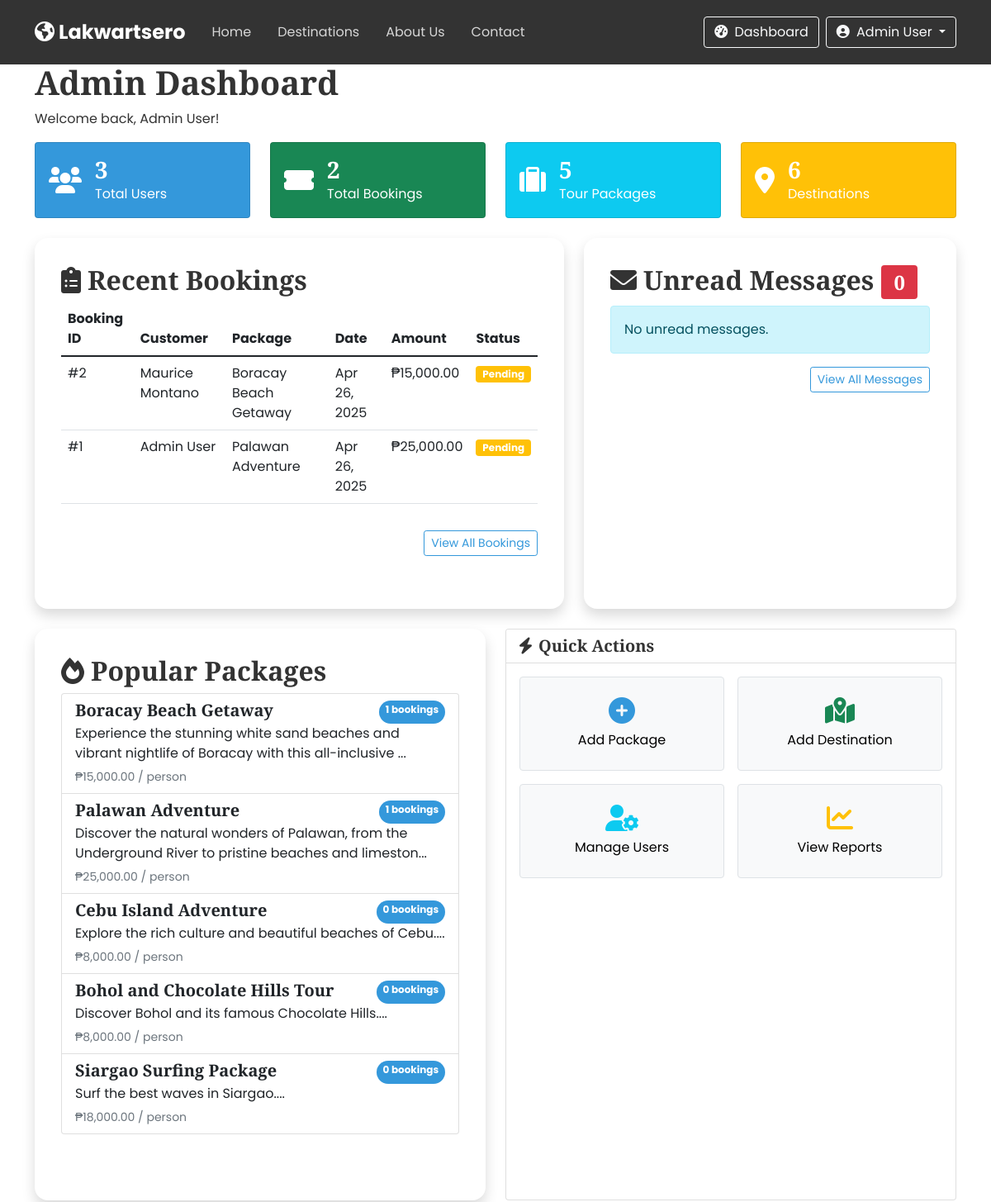
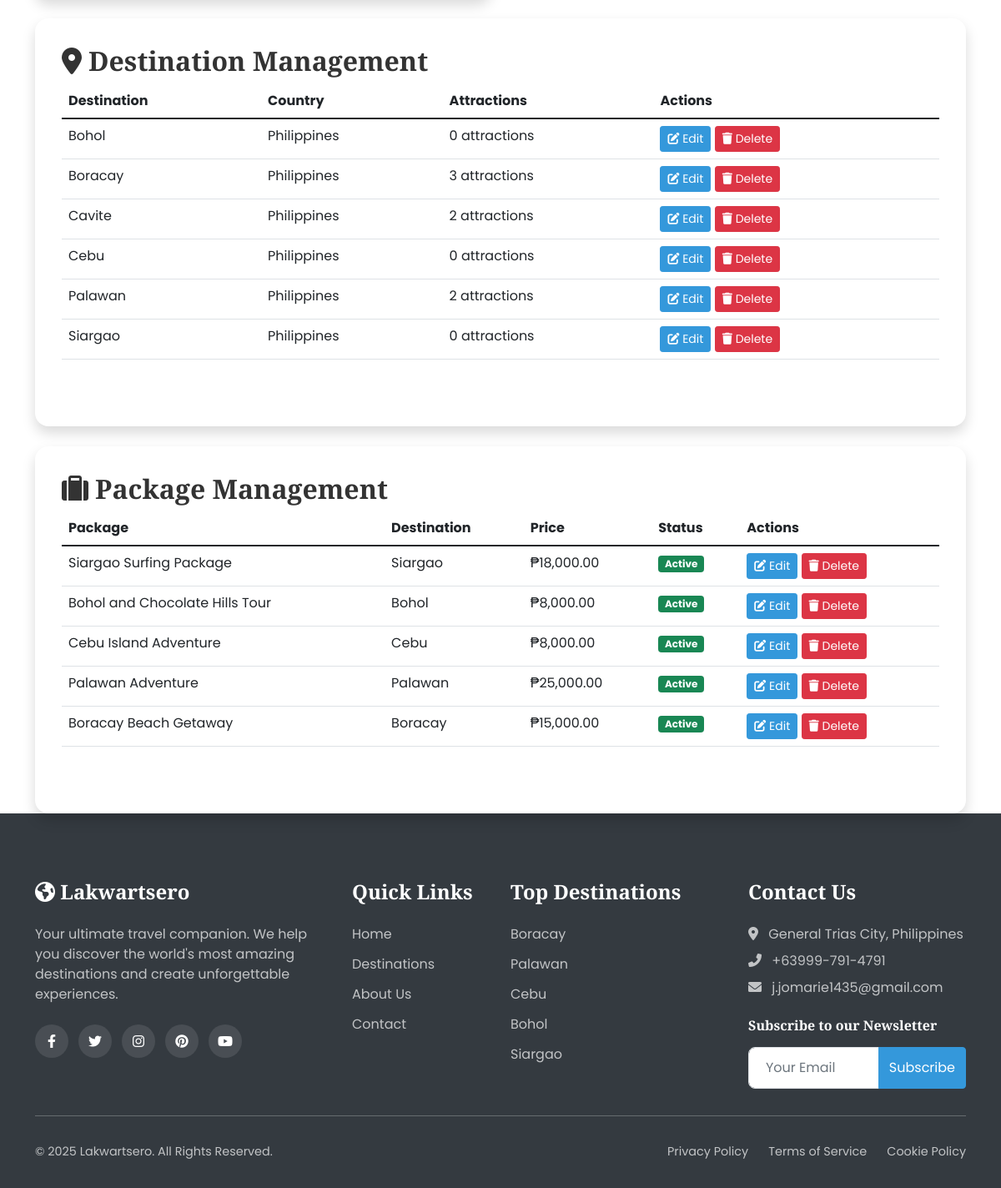
The app's page /admin-dashboard.php (signed in), older data (2 pictures, top to bottom).
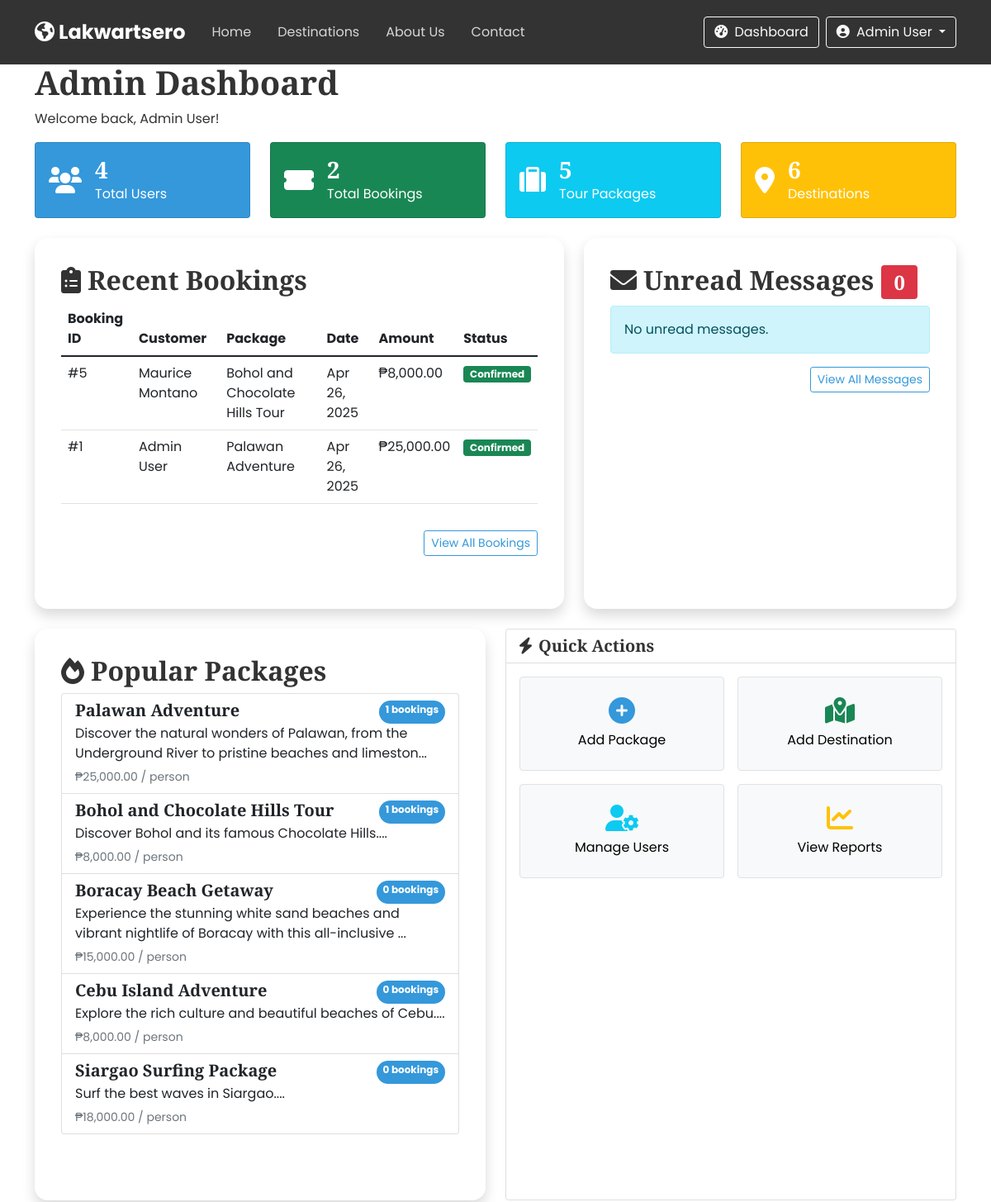
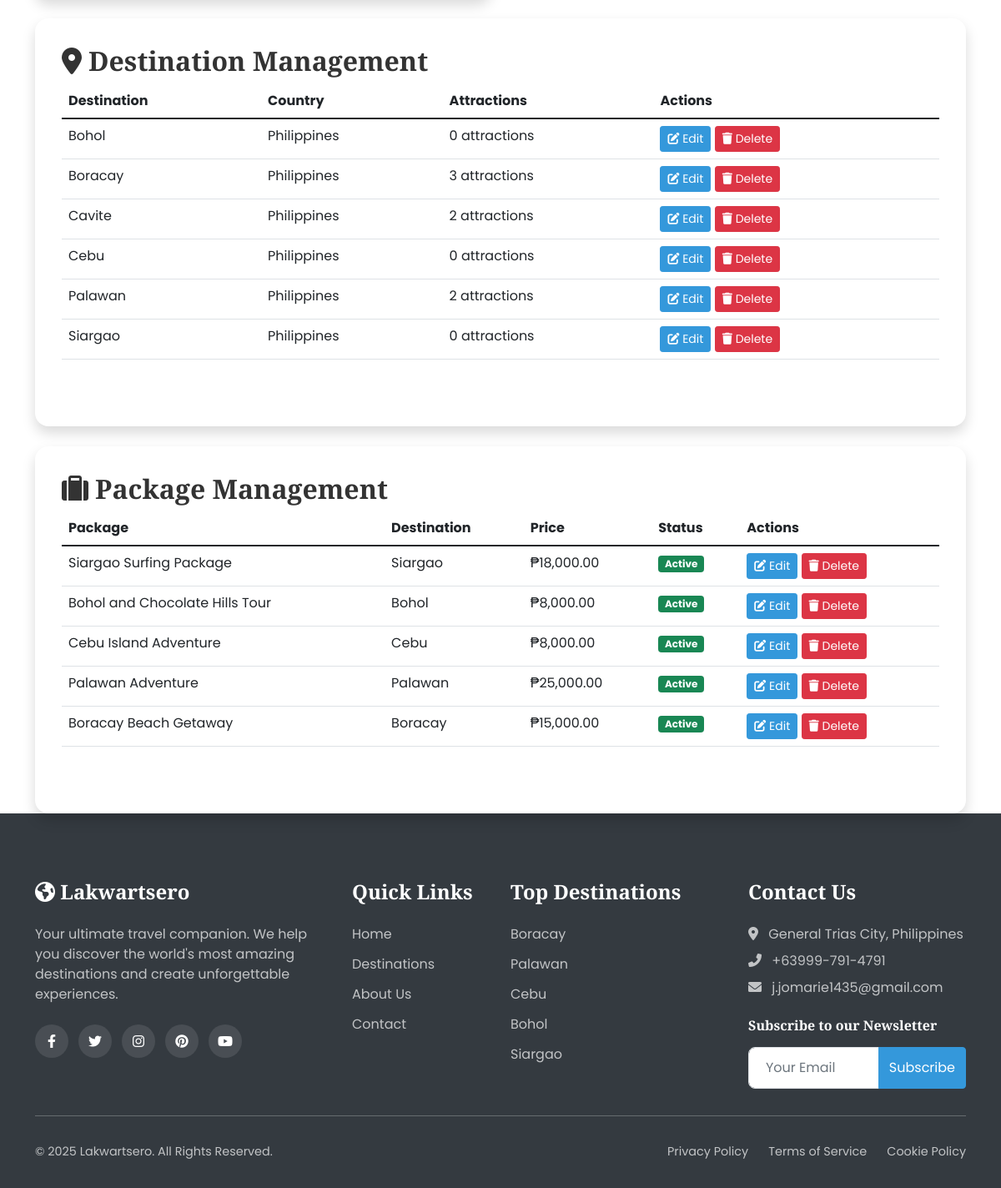
The same page, newer data (2 pictures, top to bottom).
### tables this page shows
CREATE TABLE `bookings` (
  `id` int(11) NOT NULL,
  `user_id` int(11) NOT NULL,
  `package_id` int(11) NOT NULL,
  `booking_date` date NOT NULL,
  `travel_date` date NOT NULL,
  `num_travelers` int(11) NOT NULL DEFAULT 1,
  `total_price` decimal(10,2) NOT NULL,
  `status` enum('pending','confirmed','cancelled') DEFAULT 'pending',
  `confirmation_number` varchar(20) DEFAULT NULL,
  `special_requests` text DEFAULT NULL,
  `payment_method` varchar(50) NOT NULL,
  `payment_status` enum('pending','confirmed','cancelled') DEFAULT 'pending',
  `reference_number` varchar(100) DEFAULT NULL,
  `created_at` timestamp NOT NULL DEFAULT current_timestamp(),
  `updated_at` timestamp NOT NULL DEFAULT current_timestamp() ON UPDATE current_timestamp()
);

CREATE TABLE `users` (
  `id` int(11) NOT NULL,
  `role_id` int(11) NOT NULL,
  `full_name` varchar(100) NOT NULL,
  `username` varchar(50) NOT NULL,
  `email` varchar(100) NOT NULL,
  `password` varchar(255) NOT NULL,
  `phone` varchar(20) DEFAULT NULL,
  `address` text DEFAULT NULL,
  `profile_img` varchar(255) DEFAULT 'default-user.jpg',
  `created_at` timestamp NOT NULL DEFAULT current_timestamp(),
  `updated_at` timestamp NOT NULL DEFAULT current_timestamp() ON UPDATE current_timestamp(),
  `status` enum('active','inactive','banned') DEFAULT 'active'
);

CREATE TABLE `packages` (
  `id` int(11) NOT NULL,
  `destination_id` int(11) NOT NULL,
  `title` varchar(100) NOT NULL,
  `description` text DEFAULT NULL,
  `price` decimal(10,2) NOT NULL,
  `duration` int(11) NOT NULL COMMENT 'in days',
  `max_travelers` int(11) DEFAULT 10,
  `itinerary` text DEFAULT NULL,
  `inclusions` text DEFAULT NULL,
  `exclusions` text DEFAULT NULL,
  `featured` tinyint(1) DEFAULT 0,
  `discount_percent` int(11) DEFAULT 0,
  `created_by` int(11) DEFAULT NULL,
  `image_url` varchar(255) DEFAULT NULL,
  `created_at` timestamp NOT NULL DEFAULT current_timestamp(),
  `updated_at` timestamp NOT NULL DEFAULT current_timestamp() ON UPDATE current_timestamp(),
  `status` enum('active','inactive','sold-out') DEFAULT 'active'
);

CREATE TABLE `destinations` (
  `id` int(11) NOT NULL,
  `name` varchar(100) NOT NULL,
  `country` varchar(100) DEFAULT 'Philippines',
  `region` varchar(100) NOT NULL,
  `description` text DEFAULT NULL,
  `image_url` varchar(255) DEFAULT NULL,
  `featured` tinyint(1) DEFAULT 0,
  `popular` tinyint(1) DEFAULT 0,
  `best_time_to_visit` varchar(100) DEFAULT NULL,
  `things_to_do` text DEFAULT NULL,
  `created_at` timestamp NOT NULL DEFAULT current_timestamp(),
  `updated_at` timestamp NOT NULL DEFAULT current_timestamp() ON UPDATE current_timestamp()
);

### includes/functions.php (called while the page is built, shortened)
<?php
function getAllDestinations($conn) {
    $sql = "SELECT * FROM destinations ORDER BY name";
    $result = $conn->query($sql);
    $destinations = [];
    while($row = $result->fetch_assoc()) {
        $destinations[] = $row;
    }
    return $destinations;
}
function getAllPackages($conn) {
    $sql = "SELECT p.*, d.name as destination_name, d.image_url
            FROM packages p
            JOIN destinations d ON p.destination_id = d.id
            ORDER BY p.id DESC";
    $result = $conn->query($sql);
    $packages = [];
    while($row = $result->fetch_assoc()) {
        $packages[] = $row;
    }
    return $packages;
}
function formatCurrency($amount) {
    return '₱' . number_format($amount, 2);
}
function getAttractionsByDestination($conn, $destinationId) {
    $sql = "SELECT * FROM attractions WHERE destination_id = ?";
    $stmt = $conn->prepare($sql);
    $stmt->bind_param("i", $destinationId);
    $stmt->execute();
    $result = $stmt->get_result();
    $attractions = [];
    while($row = $result->fetch_assoc()) {
        $attractions[] = $row;
    }
    return $attractions;
}
?>

### admin-dashboard.php (the view, shortened to what the rows shown need)
<?php
include 'includes/header.php';
$pendingMessages = getTotalPendingMessages($conn);
$recentBookings = getRecentBookings($conn, 5);
$popularPackages = getPopularPackages($conn, 5);
?>
<section class="dashboard-section">
    <div class="container">
        <div class="dashboard-header" data-aos="fade-up">
            <h1>Admin Dashboard</h1>
        </div>
        <div class="row mt-4">
            <div class="col-lg-7" data-aos="fade-up">
                <div class="dashboard-card">
                    <div class="dashboard-card-header">
                        <h2><i class="fas fa-clipboard-list me-2"></i>Recent Bookings</h2>
                    </div>
                    <div class="dashboard-card-body">
                        <?php if (count($recentBookings) > 0): ?>
                        <div class="table-responsive">
                            <table class="table table-hover">
                                <thead>
                                    <tr>
                                        <th>Booking ID</th>
                                        <th>Customer</th>
                                        <th>Package</th>
                                        <th>Date</th>
                                        <th>Amount</th>
                                        <th>Status</th>
                                    </tr>
                                </thead>
                                <tbody>
                                    <?php foreach($recentBookings as $booking): ?>
                                    <tr>
                                        <td>#<?php echo $booking['id']; ?></td>
                                        <td><?php echo $booking['full_name']; ?></td>
                                        <td><?php echo $booking['package_title']; ?></td>
                                        <td><?php echo date('M d, Y', strtotime($booking['booking_date'])); ?></td>
                                        <td><?php echo formatCurrency($booking['total_price']); ?></td>
                                        <td>
                                            <span class="badge bg-<?php
                                                echo $booking['status'] == 'confirmed' ? 'success' :
                                                    ($booking['status'] == 'pending' ? 'warning' : 'danger');
                                            ?>">
                                                <?php echo ucfirst($booking['status']); ?>
                                            </span>
                                        </td>
                                    </tr>
                                    <?php endforeach; ?>
                                </tbody>
                            </table>
                        </div>
                        <?php else: ?>
                        <div class="alert alert-info">No recent bookings found.</div>
                        <?php endif; ?>
                    </div>
                </div>
            </div>
            <div class="col-lg-5" data-aos="fade-up" id="messages">
                <div class="dashboard-card">
                    <div class="dashboard-card-header">
                        <h2><i class="fas fa-envelope me-2"></i>Unread Messages <span class="badge bg-danger"><?php echo $pendingMessages; ?></span></h2>
                    </div>
                </div>
            </div>
        </div>
        <div class="row mt-4">
            <div class="col-md-6" data-aos="fade-up">
                <div class="dashboard-card">
                    <div class="dashboard-card-header">
                        <h2><i class="fas fa-fire me-2"></i>Popular Packages</h2>
                    </div>
                    <div class="dashboard-card-body">
                        <?php if (count($popularPackages) > 0): ?>
                        <div class="list-group">
                            <?php foreach($popularPackages as $package): ?>
                            <a href="package-details.php?id=<?php echo $package['id']; ?>" class="list-group-item list-group-item-action">
                                <div class="d-flex w-100 justify-content-between">
                                    <h5 class="mb-1"><?php echo $package['title']; ?></h5>
                                    <span class="badge bg-primary rounded-pill"><?php echo $package['bookings_count']; ?> bookings</span>
                                </div>
                                <p class="mb-1"><?php echo substr($package['description'], 0, 100); ?>...</p>
                                <small class="text-muted"><?php echo formatCurrency($package['price']); ?> / person</small>
                            </a>
                            <?php endforeach; ?>
                        </div>
                        <?php else: ?>
                        <div class="alert alert-info">No package data available.</div>
                        <?php endif; ?>
                    </div>
                </div>
            </div>
        </div>
<div class="row mt-4">
    <div class="col-12">
        <div class="dashboard-card">
            <div class="dashboard-card-header">
                <h2><i class="fas fa-map-marker-alt me-2"></i>Destination Management</h2>
            </div>
            <div class="dashboard-card-body">
                <div class="table-responsive">
                    <table class="table table-hover">
                        <thead>
                            <tr>
                                <th>Destination</th>
                                <th>Country</th>
                                <th>Attractions</th>
                                <th>Actions</th>
                            </tr>
                        </thead>
                        <tbody>
                            <?php
                            $destinations = getAllDestinations($conn);
                            foreach($destinations as $destination):
                                $attractionCount = count(getAttractionsByDestination($conn, $destination['id']));
                            ?>
                            <tr>
                                <td><?php echo htmlspecialchars($destination['name']); ?></td>
                                <td><?php echo htmlspecialchars($destination['country']); ?></td>
                                <td><?php echo $attractionCount; ?> attractions</td>
                                <td>
                                    <a href="edit-destination.php?id=<?php echo $destination['id']; ?>" class="btn btn-sm btn-primary">
                                        <i class="fas fa-edit"></i> Edit
                                    </a>
                                    <a href="delete-destination.php?id=<?php echo $destination['id']; ?>" class="btn btn-sm btn-danger" onclick="return confirm('Are you sure you want to delete this destination? This will also delete all related packages and attractions.')">
                                        <i class="fas fa-trash"></i> Delete
                                    </a>
                                </td>
                            </tr>
                            <?php endforeach; ?>
                        </tbody>
                    </table>
                </div>
            </div>
        </div>
    </div>
</div>
        <div class="row mt-4">
            <div class="col-12">
                <div class="dashboard-card">
                    <div class="dashboard-card-header">
                        <h2><i class="fas fa-suitcase me-2"></i>Package Management</h2>
                    </div>
                    <div class="dashboard-card-body">
                        <div class="table-responsive">
                            <table class="table table-hover">
                                <thead>
                                    <tr>
                                        <th>Package</th>
                                        <th>Destination</th>
                                        <th>Price</th>
                                        <th>Status</th>
                                        <th>Actions</th>
                                    </tr>
                                </thead>
                                <tbody>
                                    <?php
                                    $packages = getAllPackages($conn);
                                    foreach($packages as $package): ?>
                                    <tr>
                                        <td><?php echo htmlspecialchars($package['title']); ?></td>
                                        <td><?php echo htmlspecialchars($package['destination_name']); ?></td>
                                        <td><?php echo formatCurrency($package['price']); ?></td>
                                        <td>
                                            <span class="badge bg-<?php echo $package['status'] == 'active' ? 'success' : 'warning'; ?>">
                                                <?php echo ucfirst($package['status']); ?>
                                            </span>
                                        </td>
                                        <td>
                                            <a href="edit-package.php?id=<?php echo $package['id']; ?>" class="btn btn-sm btn-primary">
                                                <i class="fas fa-edit"></i> Edit
                                            </a>
                                            <a href="delete-package.php?id=<?php echo $package['id']; ?>" class="btn btn-sm btn-danger" onclick="return confirm('Are you sure you want to delete this package?')">
                                                <i class="fas fa-trash"></i> Delete
                                            </a>
                                        </td>
                                    </tr>
                                    <?php endforeach; ?>
                                </tbody>
                            </table>
                        </div>
                    </div>
                </div>
            </div>
        </div>
    </div>
</section>
<?php
include 'includes/footer.php';
function getTotalPendingMessages($conn) {
    $sql = "SELECT COUNT(*) as total FROM messages WHERE status = 'unread'";
    $result = $conn->query($sql);
    $row = $result->fetch_assoc();
    return $row['total'];
}
function getRecentBookings($conn, $limit) {
    $sql = "SELECT b.*, u.full_name, p.title as package_title
            FROM bookings b
            JOIN users u ON b.user_id = u.id
            JOIN packages p ON b.package_id = p.id
            ORDER BY b.created_at DESC
            LIMIT ?";
    $stmt = $conn->prepare($sql);
    $stmt->bind_param("i", $limit);
    $stmt->execute();
    $result = $stmt->get_result();
    $bookings = [];
    while($row = $result->fetch_assoc()) {
        $bookings[] = $row;
    }
    return $bookings;
}
function getPopularPackages($conn, $limit) {
    $sql = "SELECT p.*, COUNT(b.id) as bookings_count
            FROM packages p
            LEFT JOIN bookings b ON p.id = b.package_id
            GROUP BY p.id
            ORDER BY bookings_count DESC
            LIMIT ?";
    $stmt = $conn->prepare($sql);
    $stmt->bind_param("i", $limit);
    $stmt->execute();
    $result = $stmt->get_result();
    $packages = [];
    while($row = $result->fetch_assoc()) {
        $packages[] = $row;
    }
    return $packages;
}
?>

Row changes from the older to the newer data that the page shows:
removed bookings: id "2", user.full_name "Maurice Montano", package.title "Boracay Beach Getaway", booking_date "Apr 26, 2025", total_price "₱15,000.00", status "Pending"
added bookings: id "5", user.full_name "Maurice Montano", package.title "Bohol and Chocolate Hills Tour", booking_date "Apr 26, 2025", total_price "₱8,000.00", status "Confirmed"
changed bookings "Admin User": status "Pending" → "Confirmed"
shown differently, row unchanged: packages "Palawan Adventure": moves up the list
shown differently, row unchanged: packages "Bohol and Chocolate Hills Tour": bookings_count "0" → "1"; moves up the list
computed for packages "Boracay Beach Getaway": bookings_count "1" → "0"
Text that changed along with them:
$totalUsers: "3" → "4"
